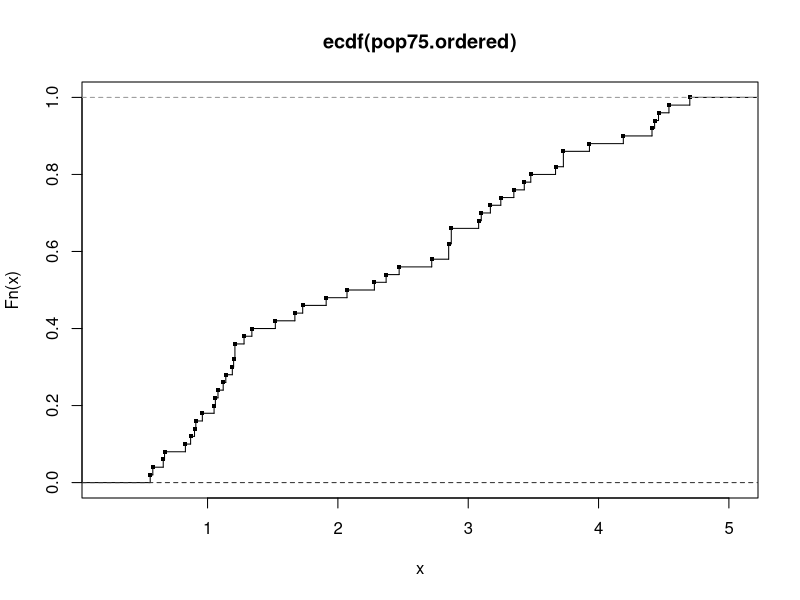

R code for this plot:
ord = order(
  LifeCycleSavings$pop75
)
pop75.ordered = LifeCycleSavings$pop75[ ord ]

plot( 
  ecdf( 
    pop75.ordered 
  ), 
  verticals=TRUE, 
  col.01line=grey( 
    c( 2, 6 )/10 
  ), 
  pch=".", 
  cex=4 
)
